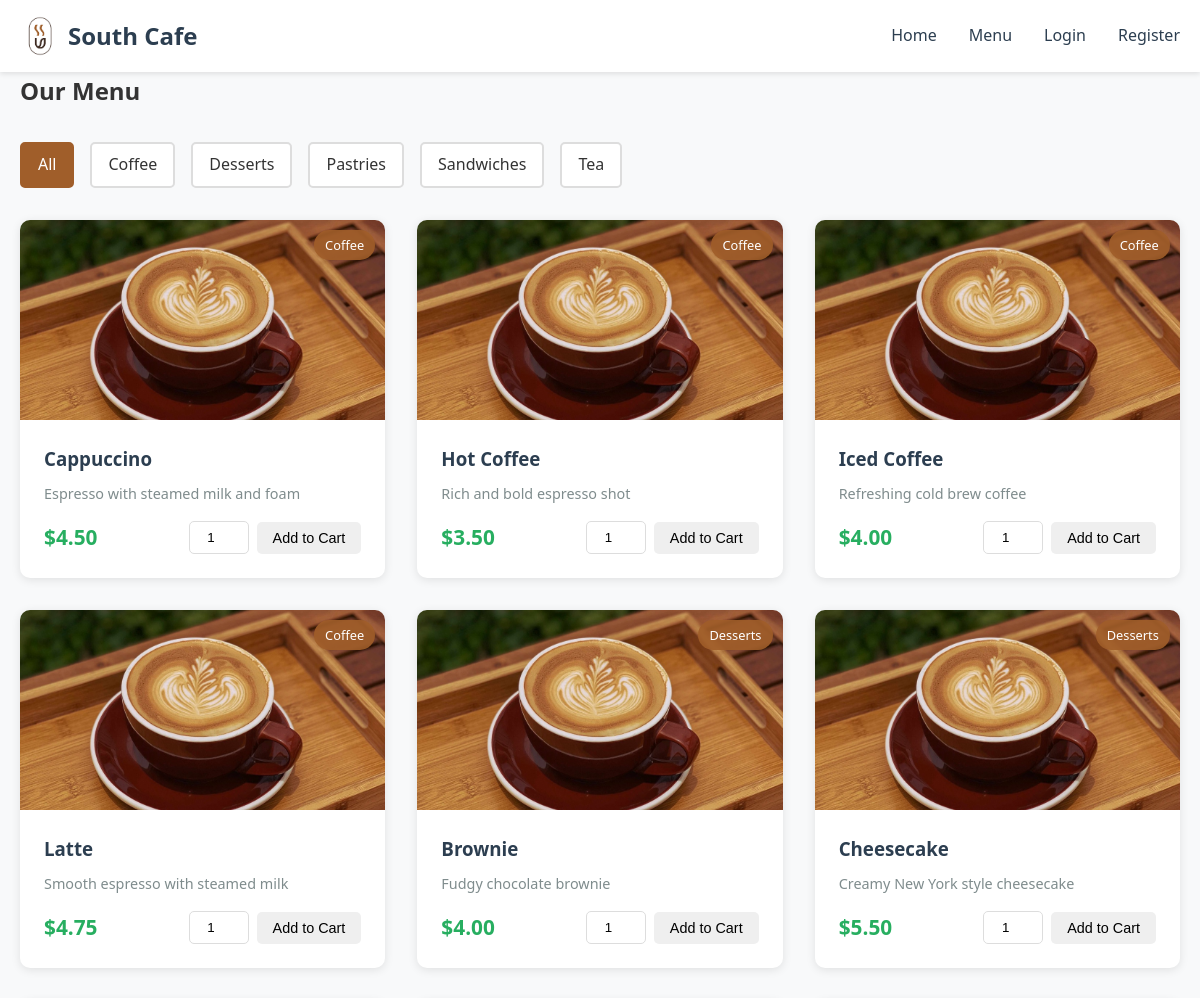
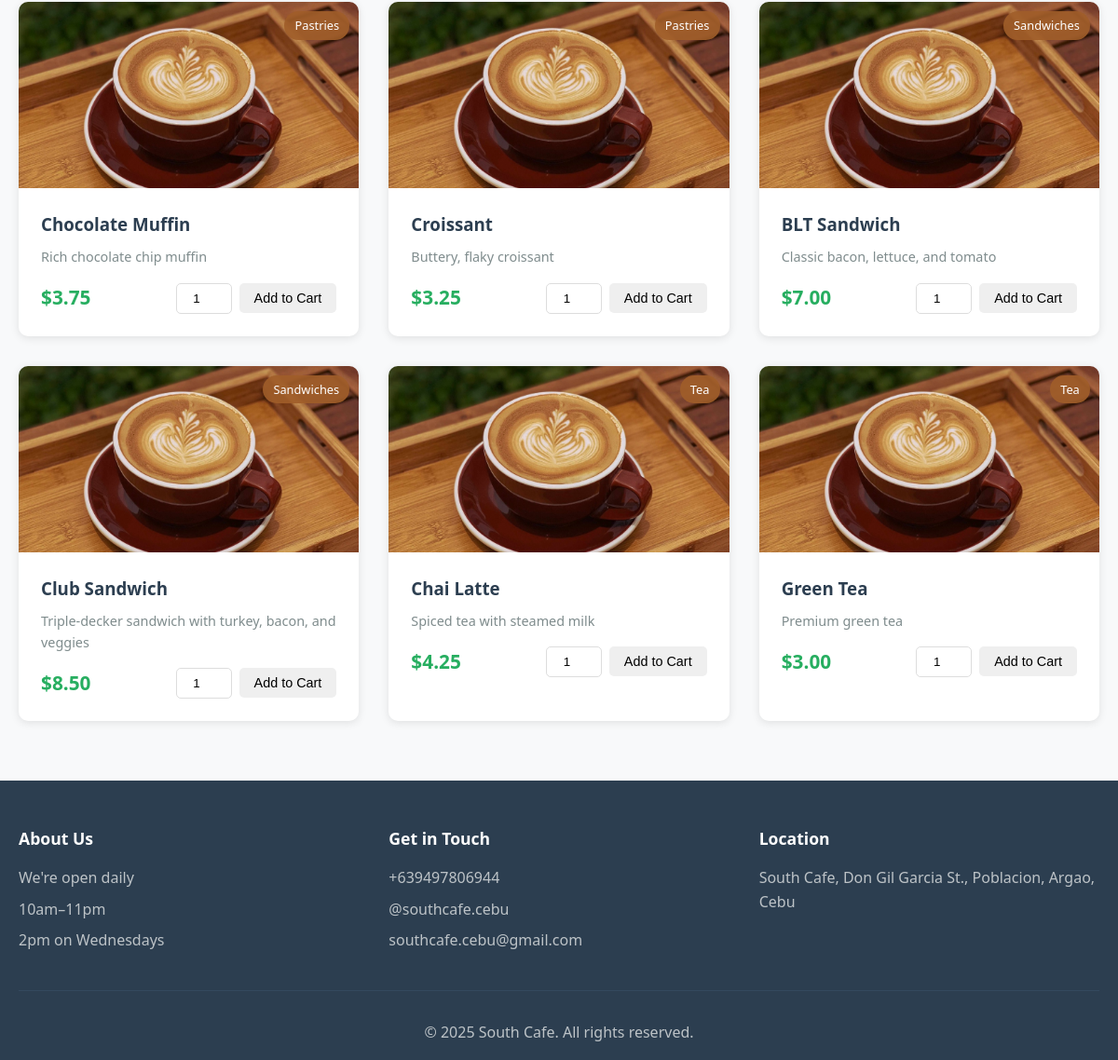
Page /menu.php on the committed database (2 pictures, top to bottom).
### tables this page shows
CREATE TABLE IF NOT EXISTS categories (
    id INT AUTO_INCREMENT PRIMARY KEY,
    name VARCHAR(50) NOT NULL,
    description TEXT
);

CREATE TABLE IF NOT EXISTS products (
    id INT AUTO_INCREMENT PRIMARY KEY,
    name VARCHAR(100) NOT NULL,
    description TEXT,
    price DECIMAL(10, 2) NOT NULL,
    category_id INT,
    image VARCHAR(255),
    available BOOLEAN DEFAULT TRUE,
    created_at TIMESTAMP DEFAULT CURRENT_TIMESTAMP,
    FOREIGN KEY (category_id) REFERENCES categories(id)
);

### menu.php (the view, shortened to what this page needs)
<?php
require_once 'config.php';
$categories_query = "SELECT * FROM categories ORDER BY name";
$categories_result = mysqli_query($conn, $categories_query);
$categories = mysqli_fetch_all($categories_result, MYSQLI_ASSOC);
$category_filter = isset($_GET['category']) ? (int)$_GET['category'] : 0;
if ($category_filter > 0) {
    $products_query = "SELECT p.*, c.name as category_name FROM products p
                       LEFT JOIN categories c ON p.category_id = c.id
                       WHERE p.available = 1 AND p.category_id = ?
                       ORDER BY p.name";
    $stmt = mysqli_prepare($conn, $products_query);
    mysqli_stmt_bind_param($stmt, "i", $category_filter);
    mysqli_stmt_execute($stmt);
    $products_result = mysqli_stmt_get_result($stmt);
} else {
    $products_query = "SELECT p.*, c.name as category_name FROM products p
                       LEFT JOIN categories c ON p.category_id = c.id
                       WHERE p.available = 1
                       ORDER BY c.name, p.name";
    $products_result = mysqli_query($conn, $products_query);
}
$products = mysqli_fetch_all($products_result, MYSQLI_ASSOC);
include 'includes/header.php';
?>
<div class="container">
    <h2>Our Menu</h2>
    <div class="filter-section">
        <a href="menu.php" class="filter-btn <?php echo $category_filter == 0 ? 'active' : ''; ?>">All</a>
        <?php foreach ($categories as $category): ?>
            <a href="menu.php?category=<?php echo $category['id']; ?>"
               class="filter-btn <?php echo $category_filter == $category['id'] ? 'active' : ''; ?>">
                <?php echo htmlspecialchars($category['name']); ?>
            </a>
        <?php endforeach; ?>
    </div>
    <div class="product-grid">
        <?php if (count($products) > 0): ?>
            <?php foreach ($products as $product): ?>
                <div class="product-card">
                    <div class="product-image">
                        <img src="images/<?php echo htmlspecialchars($product['image']); ?>"
                             alt="<?php echo htmlspecialchars($product['name']); ?>"
                             onerror="this.src='images/placeholder.jpg'">
                        <span class="category-badge"><?php echo htmlspecialchars($product['category_name']); ?></span>
                    </div>
                    <div class="product-info">
                        <h3><?php echo htmlspecialchars($product['name']); ?></h3>
                        <p class="product-description"><?php echo htmlspecialchars($product['description']); ?></p>
                        <div class="product-footer">
                            <span class="price">$<?php echo number_format($product['price'], 2); ?></span>
                            <form method="POST" action="menu.php" class="add-to-cart-form">
                                <input type="number" name="quantity" value="1" min="1" max="99" class="quantity-input">
                                <button type="submit" name="add_to_cart" class="btn btn-small">Add to Cart</button>
                            </form>
                        </div>
                    </div>
                </div>
            <?php endforeach; ?>
        <?php else: ?>
            <p class="no-products">No products found in this category.</p>
        <?php endif; ?>
    </div>
</div>
<?php include 'includes/footer.php'; ?>

### style.css (style rules this page uses)
* { margin: 0; padding: 0; box-sizing: border-box; }
body { font-family: 'Segoe UI', Tahoma, Geneva, Verdana, sans-serif; line-height: 1.6; color: #333; background-color: #f8f9fa; }
.container { max-width: 1200px; margin: 0 auto; padding: 0 20px; }
.btn { display: inline-block; padding: 0.75rem 1.5rem; border: none; border-radius: 5px; cursor: pointer; text-decoration: none; transition: all 0.3s; font-size: 1rem; }
.btn-small { padding: 0.5rem 1rem; font-size: 0.9rem; }
.product-grid { display: grid; grid-template-columns: repeat(auto-fill, minmax(280px, 1fr)); gap: 2rem; margin: 2rem 0; }
.product-card { background: white; border-radius: 10px; overflow: hidden; box-shadow: 0 2px 10px rgba(0,0,0,0.1); transition: transform 0.3s; }
.product-image { position: relative; height: 200px; overflow: hidden; background-color: #ecf0f1; }
.product-image img { width: 100%; height: 100%; object-fit: cover; }
.category-badge { position: absolute; top: 10px; right: 10px; background-color: rgba(160, 94, 42, 0.9); color: white; padding: 0.3rem 0.7rem; border-radius: 20px; font-size: 0.8rem; }
.product-info { padding: 1.5rem; }
.product-info h3 { margin-bottom: 0.5rem; color: #2c3e50; }
.product-description { color: #7f8c8d; font-size: 0.9rem; margin-bottom: 1rem; }
.product-footer { display: flex; justify-content: space-between; align-items: center; margin-top: 1rem; }
.price { font-size: 1.3rem; font-weight: bold; color: #27ae60; }
.filter-section { display: flex; gap: 1rem; margin: 2rem 0; flex-wrap: wrap; }
.filter-btn { padding: 0.5rem 1rem; background-color: white; border: 2px solid #ddd; border-radius: 5px; text-decoration: none; color: #333; transition: all 0.3s; }
.filter-btn:hover, .filter-btn.active { background-color: #A05E2A; color: white; border-color: #A05E2A; }
.add-to-cart-form { display: flex; gap: 0.5rem; align-items: center; }
.quantity-input { width: 60px; padding: 0.5rem; border: 1px solid #ddd; border-radius: 5px; text-align: center; }

### rows in the picture
categories: name "Coffee"
categories: name "Desserts"
categories: name "Pastries"
categories: name "Sandwiches"
categories: name "Tea"
products: category.name "Coffee", name "Cappuccino", description "Espresso with steamed milk and foam", price "4.50"
products: image (picture), category.name "Coffee", name "Hot Coffee", description "Rich and bold espresso shot", price "3.50"
products: category.name "Coffee", name "Iced Coffee", description "Refreshing cold brew coffee", price "4.00"
products: category.name "Coffee", name "Latte", description "Smooth espresso with steamed milk", price "4.75"
products: category.name "Desserts", name "Brownie", description "Fudgy chocolate brownie", price "4.00"
products: category.name "Desserts", name "Cheesecake", description "Creamy New York style cheesecake", price "5.50"
products: category.name "Pastries", name "Chocolate Muffin", description "Rich chocolate chip muffin", price "3.75"
products: category.name "Pastries", name "Croissant", description "Buttery, flaky croissant", price "3.25"
products: category.name "Sandwiches", name "BLT Sandwich", description "Classic bacon, lettuce, and tomato", price "7.00"
products: category.name "Sandwiches", name "Club Sandwich", description "Triple-decker sandwich with turkey, bacon, and veggies", price "8.50"
products: category.name "Tea", name "Chai Latte", description "Spiced tea with steamed milk", price "4.25"
products: category.name "Tea", name "Green Tea", description "Premium green tea", price "3.00"
